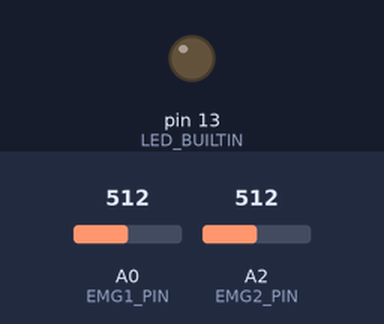
A sketch run on a simulated Arduino Uno, built with avr-gcc and run on an emulated ATmega328P. Parts: output pins drawn as LEDs (lit = HIGH). The test bench sets the inputs (shaded band); at power-on: A0 (EMG1_PIN) = 512, A2 (EMG2_PIN) = 512. What the sketch prints to the serial monitor is not drawn.

Above: at 0.1 s.
At 17.6 s:
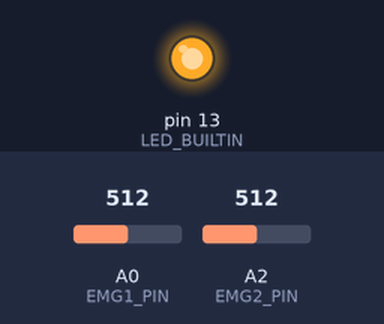
Timing chart, 0 to 28.5 s (numbered marks = the images above):
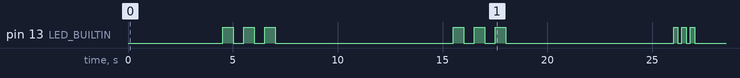

The sketch:

dual_EMG_CI_csv.ino
```cpp
/*
  Two-Channel EMG Normalization (Use rectified )

  Workflow:
    1) On power-up: 2 s baseline capture at rest.
    2) 3-second countdown for each channel -- mind which muscle goes to which channel!
    3) 8-second window for maximal contraction
    4) Afterwards, each sample is normalized to [0, 1] using that max deviation.

  Pins:
    A0 - EMG1 analog input (rectified)
    A2 - EMG2 analog input (rectified)

  Serial output columns:
    time_ms, raw_adc, baseline_adc, norm_float
*/

const int INTERVAL = 2;
unsigned long lastSample = 0;

// USE RECT SIGNALS ONLY.
const int EMG1_PIN = A0;
const int EMG2_PIN = A2;

// --- Calibration parameters ---
const unsigned long BASELINE_MS = 2000;   // 2 s baseline at rest
const unsigned long MAXTASK_MS  = 8000;   // 5 s window to capture max deviation

// --- State variables ---
float baseline = 0.0f;     // average rest level (ADC units)
float baseline1 = 0.0f;     // average rest level (ADC units)
float baseline2 = 0.0f;     // average rest level (ADC units)
float maxDeviation1 = 1.0f; // largest |raw - baseline| observed during maxTask (ADC units)
float maxDeviation2 = 1.0f; // largest |raw - baseline| observed during maxTask (ADC units)
bool  calibrated = false;
float countDown = 5;

// Simple time helper
unsigned long t0;

void waitCountdown(unsigned long ms) {
  unsigned long start = millis();
  while (millis() - start < ms) {
    // just spin (no smoothing/averaging beyond what's needed during baseline)
  }
}

float readRaw(float mode) {
  // read once; no averaging, no filtering
  if (mode){
    return (float)analogRead(EMG1_PIN);
  }
  else return (float)analogRead(EMG2_PIN);
}

void captureBaseline() {
  unsigned long start = millis();
  unsigned long n = 0;
  double sum = 0.0;

  Serial.println("First baseline");
  while (millis() - start < BASELINE_MS) {
    sum += analogRead(EMG1_PIN); // accumulate
    n++;
  }
  if (n == 0) n = 1;
  baseline1 = (float)(sum / (double)n);

  n = 0;
  sum = 0.0;
  start = millis();
  Serial.println("Second baseline");
  while (millis() - start < BASELINE_MS) {
    sum += analogRead(EMG2_PIN); // accumulate
    n++;
  }
  if (n == 0) n = 1;
  baseline2 = (float)(sum / (double)n);
}

void captureMaxTask(int mode) {
  // Instruct user via Serial
  Serial.println(F("# Press and hold/perform your task NOW (5 s)…"));
    const unsigned long start = millis();

    float localMaxDev = 1.0f; // avoid divide-by-zero if signal is flat

    if (mode==0){
      Serial.println("Activate first muscle now.");
      baseline = baseline1;
    }
    else {
      Serial.println("Activate second muscle now.");
      baseline = baseline2;
    }

    while (millis() - start < MAXTASK_MS) {
      float raw = readRaw(mode);
      float dev = raw - baseline; // magnitude WITHOUT rectifying the stream elsewhere
      if (dev > localMaxDev) localMaxDev = dev;
    }
    if (mode){
    maxDeviation2 = localMaxDev;
    }
    else maxDeviation1 = localMaxDev;
    Serial.println("Rest.");
}

void setup() {
  pinMode(LED_BUILTIN, OUTPUT);
  pinMode(EMG1_PIN, INPUT);
  pinMode(EMG2_PIN, INPUT);
  // pinMode(BTN_PIN, INPUT_PULLUP);
  Serial.begin(115200);
  while (!Serial) { /* wait for Serial on some boards */ }

  Serial.println(F("# Dual-Channel EMG Normalization (no smoothing, no rectification)"));
  Serial.println(F("# Hold still for 5 s. Capturing baselines on both channels..."));
  captureBaseline();
  Serial.print(F("# Baseline1 (ADC): "));
  Serial.println(baseline1, 2);
  Serial.print(F("# Baseline2 (ADC): "));
  Serial.println(baseline2, 2);

  Serial.println(F("# Starting maximum voluntary contraction (MVC) capture."));

  for (int mode = 0; mode <2; mode++){
    int count = 3;

    while (count > 0){
      delay(500);
      digitalWrite(LED_BUILTIN, HIGH);
      delay(500);
      digitalWrite(LED_BUILTIN, LOW);
      count -= 1;
      Serial.print(round(count));
      Serial.println('...');
    }

    captureMaxTask(mode);
  }

  Serial.print(F("# Max deviation1 (ADC): "));
  Serial.println(maxDeviation1, 2);
  Serial.print(F("# Max deviation2 (ADC): "));
  Serial.println(maxDeviation2, 2);

  // if (maxDeviation1 < 1.0f) {
  //   Serial.println(F("# Warning: very small deviation—normalization may amplify noise."));
  //   maxDeviation = 1.0f;
  // }

  calibrated = true;
  t0 = millis();
  Serial.println(F("time_ms,raw_adc,baseline_adc,norm"));

  // Blink 3 times to indicate calibration complete
  digitalWrite(LED_BUILTIN, HIGH);
  delay(200);
  digitalWrite(LED_BUILTIN, LOW);
  delay(200);
  digitalWrite(LED_BUILTIN, HIGH);
  delay(200);
  digitalWrite(LED_BUILTIN, LOW);
  delay(200);
  digitalWrite(LED_BUILTIN, HIGH);
  delay(200);
  digitalWrite(LED_BUILTIN, LOW);
  delay(200);

}

void loop() {
  float raw1 = readRaw(0);
  float raw2 = readRaw(1);

  // Normalize to [-1, +1] using baseline and maxDeviation (no smoothing/rectification)
  float norm1 = (raw1 - baseline1) / maxDeviation1;
  float norm2 = (raw2 - baseline2) / maxDeviation2;

  //calculate Co-activation ratio
  float CI = min(norm1,norm2) / max(norm1,norm2);

  unsigned long t = millis() - t0;

  // Send serial data over UART
  if (millis() - lastSample >= INTERVAL) {

    // CSV-style print for easy plotting
    // Serial.print(baseline1, 2);
    // Serial.print(', ');
    // Serial.print(baseline2, 2);
    // Serial.print(', ');
    Serial.print(norm1, 1);
    Serial.print(',');
    Serial.println(norm2, 1);
    Serial.print(',');
    Serial.println(CI, 1);
  }

  // Small delay to keep output readable; remove if you need full sample rate
  // delay(2);
}
```
